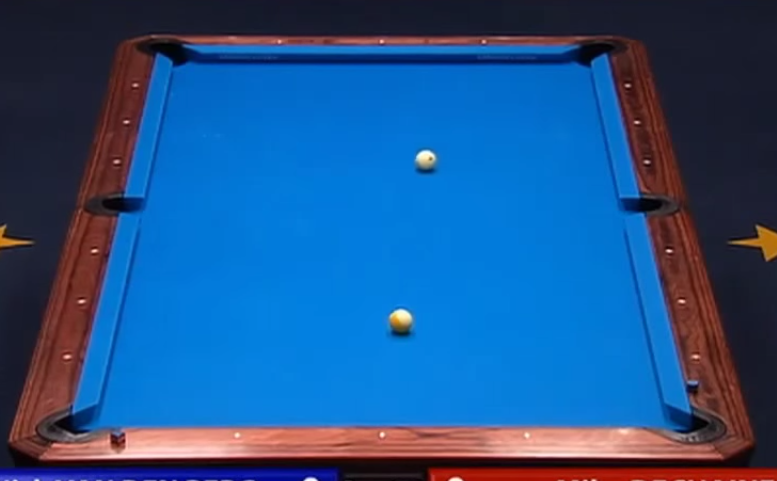
#> input picture img/pool_crop_2.png, 777 x 481 px
$ python PoolTable.py   (Python 2 division)   (older library calls are emulated)
#> lines starting #> are read from the running program, lines starting #| are printed output that depends on the picture; after the words box and inside, x2 and y2 are one past the last pixel; in counts of white or black regions, pixels touching at a corner belong together
### Indexer.py
# -*- coding: utf-8 -*-
"""
Created on Sun Jul 12 21:33:56 2015

@author: Stuart Grieve
"""

def get_index_of_min(Data_List):
    """
    Return as list of the indexes of the minmum values in a 1D array of data

    SWDG May 2015
    """
    import numpy as np

    #make sure data is in a standard list, not a numpy array
    if (type(Data_List).__module__ == np.__name__):
        Data_List = list(Data_List)

    #return a list of the indexes of the minimum values. Important if there is >1 minimum
    return [i for i,x in enumerate(Data_List) if x == min(Data_List)]


def get_index_of_max(Data_List):
    """
    Return as list of the indexes of the maximum values in a 1D array of data

    SWDG May 2015
    """
    import numpy as np

    #make sure data is in a standard list, not a numpy array
    if (type(Data_List).__module__ == np.__name__):
        Data_List = list(Data_List)

    #return a list of the indexes of the max values. Important if there is >1 maximum
    return [i for i,x in enumerate(Data_List) if x == max(Data_List)]

### PoolTable.py
# -*- coding: utf-8 -*-
"""
Created on Sun Jul 12 21:32:26 2015

@author: Stuart Grieve
"""

import cv2
import numpy as np
import matplotlib.pyplot as plt
import Indexer

def Test():

    img = LoadImage('img/pool_crop_2.png')

    hsv = ToHSV(img)

    lower_color, upper_color = GetClothColor(hsv)

    contours = GetContours(hsv, lower_color, upper_color,7)

    TableContour = MaskTableBed(contours)

    warp = TransformToOverhead(img,TableContour)

    #Now the table is cropped and warped, lets find the balls
    hsv = ToHSV(warp)

    lower_color, upper_color = GetClothColor(hsv)

    contours = GetContours(hsv, lower_color, upper_color,17)

    BallData = FindTheBalls(warp, contours)
    print lower_color
    CueBall(BallData)

def CueBall(BallData):

    data = BallData[1][2]


    #this mask does not reflect the boundary between data and nodata.
    mask = cv2.inRange(data, (0,0,10), (180,255,255))

# [5 lines of commented-out code are left out]


    hist = cv2.calcHist([data], [0], mask, [180], [0, 180])

    plt.plot(hist)
    plt.show()

    hist = cv2.calcHist([data], [1], mask, [256], [0, 256])

    plt.plot(hist)
    plt.show()

    hist = cv2.calcHist([data], [2], mask, [256], [0, 256])

    plt.plot(hist)
    plt.show()


def LoadImage(filename):
    """
    Loads an image file
    """
#> called with filename = 'img/pool_crop_2.png'
    #img is loaded in bgr colorspace
    return cv2.imread(filename)
#> returned value is the input picture: shape (481, 777, 3); mean B, G, R 138.7, 84.2, 34.8

def ToHSV(img):
    """
    Convert an image from BGR to HSV colorspace
    """
    return cv2.cvtColor(img.copy(), cv2.COLOR_BGR2HSV)
#> returned value: shape (481, 777, 3); mean H, S, V 94.6, 193.3, 151.6


def GetClothColor(hsv,search_width=45):
    """
    Find the most common HSV values in the image.
    In a well lit image, this will be the cloth
    """
#> called with search_width = 45

    hist = cv2.calcHist([hsv], [1], None, [180], [0, 180])
#> hist = 180 values, max 12784 at index 113, min 0 at index 1, mean 863.4
    h_max = Indexer.get_index_of_max(hist)[0]
#> in get_index_of_max, `Data_List = list(Data_List)`: Data_List = 180 items, first 6: [6], [0], [0], [0], [1], [3]
#> h_max = 113

    hist = cv2.calcHist([hsv], [1], None, [256], [0, 256])
#> hist = 256 values, max 44848 at index 254, min 0 at index 1, mean 1459.9
    s_max = Indexer.get_index_of_max(hist)[0]
#> s_max = 254

    hist = cv2.calcHist([hsv], [2], None, [256], [0, 256])
#> hist = 256 values, max 16564 at index 220, min 0 at index 1, mean 1459.9
    v_max = Indexer.get_index_of_max(hist)[0]
#> v_max = 220

    # define range of blue color in HSV
    lower_color = np.array([h_max-search_width,s_max-search_width,v_max-search_width])
#> lower_color = [68, 209, 175]
    upper_color = np.array([h_max+search_width,s_max+search_width,v_max+search_width])
#> upper_color = [158, 299, 265]
#> in Test, `lower_color, upper_color = GetClothColor(hsv)`: lower_color = [68, 209, 175]; upper_color = [158, 299, 265]
#> in GetContours, `mask = cv2.inRange(hsv, lower_color, upper_color)`:
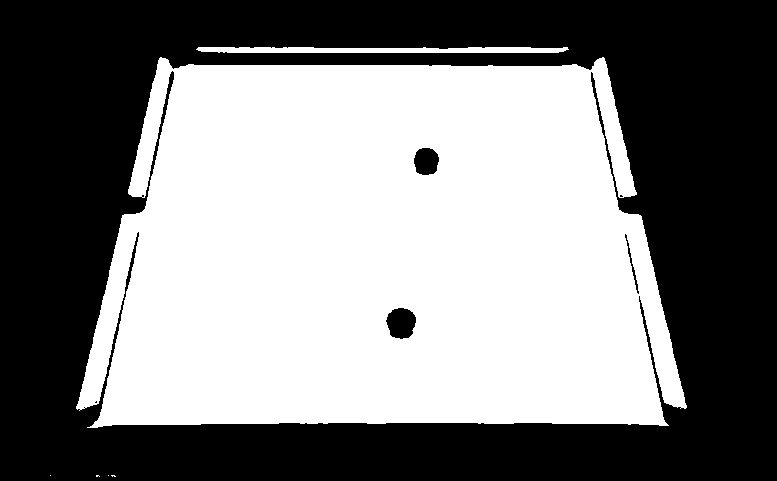
#> mask: shape (481, 777); 50.5% white; 6 black regions (2 under 20 px), largest, box (x1, y1, x2, y2) and area: (0, 0, 777, 481) 183481, (386, 308, 416, 339) 711, (414, 148, 439, 175) 548, (625, 234, 639, 294) 113
#> in GetContours, `median = cv2.medianBlur(mask,filter_radius)`: median: shape (481, 777); 50.9% white; 6 black regions (2 under 20 px)
#> in GetContours, `_, contours, _ = cv2.findContours(median,cv2.RETR_TREE,cv2.CHAIN_APPRO..`: contours = 7 contours, 2 with area under 20; largest, box (x1, y1, x2, y2) and area: (77, 58, 686, 428) 188676, (199, 47, 565, 53) 1578, (386, 307, 417, 339) 738, (413, 147, 440, 176) 572, (167, 74, 175, 91) 76

    return lower_color, upper_color


def MaskTableBed(contours):
    """
    Mask out the table bed, assuming that it will be the biggest contour.
    """

    #The largest area should be the table bed
    areas = []
    for c in contours:
        areas.append(cv2.contourArea(c))
#> this loop made 7 passes
#> after the loop, areas = [188675.5, 738, 18, 572.5, 10, 76.5, 1578]

    #return the contour that delineates the table bed
    largest_contour = Indexer.get_index_of_max(areas)
#> largest_contour = [0]
#> in Test, `TableContour = MaskTableBed(contours)`: TableContour = contour of 489 points, box (x1, y1, x2, y2) (77, 58, 686, 428), area 188676
    return contours[largest_contour[0]]

def distbetween(x1,y1,x2,y2):
    """
    Compute the distance between points (x1,y1) and (x2,y2)
    """

    return np.sqrt((x2-x1)*(x2-x1)+(y2-y1)*(y2-y1))

def Get_UL_Coord(contour,pad=10):
    """
    Get the upper left coordinate of the contour.
    """
#> called with contour = array of shape (489, 1, 2), pad = 10
    dists = []
    for c in contour:
        dists.append(distbetween(c[0][0],c[0][1],0,0))
#> this loop made 489 passes
#> c on passes 1 to 3: [[161, 58]], [[160, 59]], [[159, 59]]
#> after the loop, dists = 489 values, max 796.3 at index 267, min 169.4 at index 4, mean 485.8
#> in TransformToOverhead, `UL = Get_UL_Coord(contour)`: UL = (148, 51)

    return (contour[Indexer.get_index_of_min(dists)[0]][0][0]-pad,contour[Indexer.get_index_of_min(dists)[0]][0][1]-pad)

def Get_UR_Coord(contour,imgXmax, pad=10):
    """
    Get the upper right coordinate of the contour.
    """
#> called with contour = array of shape (489, 1, 2), imgXmax = 777, pad = 10
    dists = []
    for c in contour:
        dists.append(distbetween(c[0][0],c[0][1],imgXmax,0))
#> after the loop, dists = 489 values, max 809.7 at index 177, min 182.5 at index 436, mean 506.5
#> in TransformToOverhead, `UR = Get_UR_Coord(contour,width)`: UR = (615, 51)

    return (contour[Indexer.get_index_of_min(dists)[0]][0][0]+pad,contour[Indexer.get_index_of_min(dists)[0]][0][1]-pad)

def Get_LL_Coord(contour,imgYmax, pad=10):
    """
    Get the lower left coordinate of the contour.
    """
#> called with contour = array of shape (489, 1, 2), imgYmax = 481, pad = 10
    dists = []
    for c in contour:
        dists.append(distbetween(c[0][0],c[0][1],0,imgYmax))
#> after the loop, dists = 489 values, max 736.5 at index 436, min 106.8 at index 177, mean 471.8
#> in TransformToOverhead, `LL = Get_LL_Coord(contour,height)`: LL = (67, 417)

    return (contour[Indexer.get_index_of_min(dists)[0]][0][0]-pad,contour[Indexer.get_index_of_min(dists)[0]][0][1]+pad)

def Get_LR_Coord(contour,imgXmax,imgYmax, pad=10):
    """
    Get the lower right coordinate of the contour.
    """
#> called with contour = array of shape (489, 1, 2), imgXmax = 777, imgYmax = 481, pad = 10
    dists = []
    for c in contour:
        dists.append(distbetween(c[0][0],c[0][1],imgXmax,imgYmax))
#> after the loop, dists = 489 values, max 748.3 at index 2, min 118.7 at index 267, mean 499.6

    return (contour[Indexer.get_index_of_min(dists)[0]][0][0]+pad,contour[Indexer.get_index_of_min(dists)[0]][0][1]+pad)

def TransformToOverhead(img,contour):
    """
    Get the corner coordinates of the table bed by finding the minumum
    distance to the corners of the image for each point in the contour.

    Transform code is built upon code from: http://www.pyimagesearch.com/2014/05/05/building-pokedex-python-opencv-perspective-warping-step-5-6/
    """

    #get dimensions of image
    height, width, channels = img.shape

    #find the 4 corners of the table bed
    UL = Get_UL_Coord(contour)
    UR = Get_UR_Coord(contour,width)
    LL = Get_LL_Coord(contour,height)
    LR = Get_LR_Coord(contour,width,height)
#> LR = (695, 416)

    #store the coordinates in a numpy array
    rect = np.zeros((4, 2), dtype = "float32")
    rect[0]= [UL[0],UL[1]]
    rect[1]= [UR[0],UR[1]]
    rect[2]= [LR[0],LR[1]]
    rect[3]= [LL[0],LL[1]]

    #get the width at the bottom and top of the image
    widthA = distbetween(LL[0],LL[1],LR[0],LR[1])
#> widthA = 628
    widthB = distbetween(UL[0],UL[1],UR[0],UR[1])
#> widthB = 467

    #choose the maximum width
    maxWidth = max(int(widthA), int(widthB))
#> maxWidth = 628
    maxHeight  = (maxWidth*2) #pool tables are twice as long as they are wide
#> maxHeight = 1256

    # construct our destination points which will be used to
    # map the image to a top-down, "birds eye" view
    dst = np.array([
    	[0, 0],
    	[maxWidth - 1, 0],
    	[maxWidth - 1, maxHeight - 1],
    	[0, maxHeight - 1]], dtype = "float32")
#> dst = [[0, 0], [627, 0], [627, 1255], [0, 1255]]

    # calculate the perspective transform matrix and warp
    # the perspective to grab the screen
    M = cv2.getPerspectiveTransform(rect, dst)
#> M = [[1.41, 0.311, -224], [-4.91e-16, 4.84, -247], [-4.57e-06, 0.000989, 1]]
    warp = cv2.warpPerspective(img, M, (maxWidth, maxHeight))
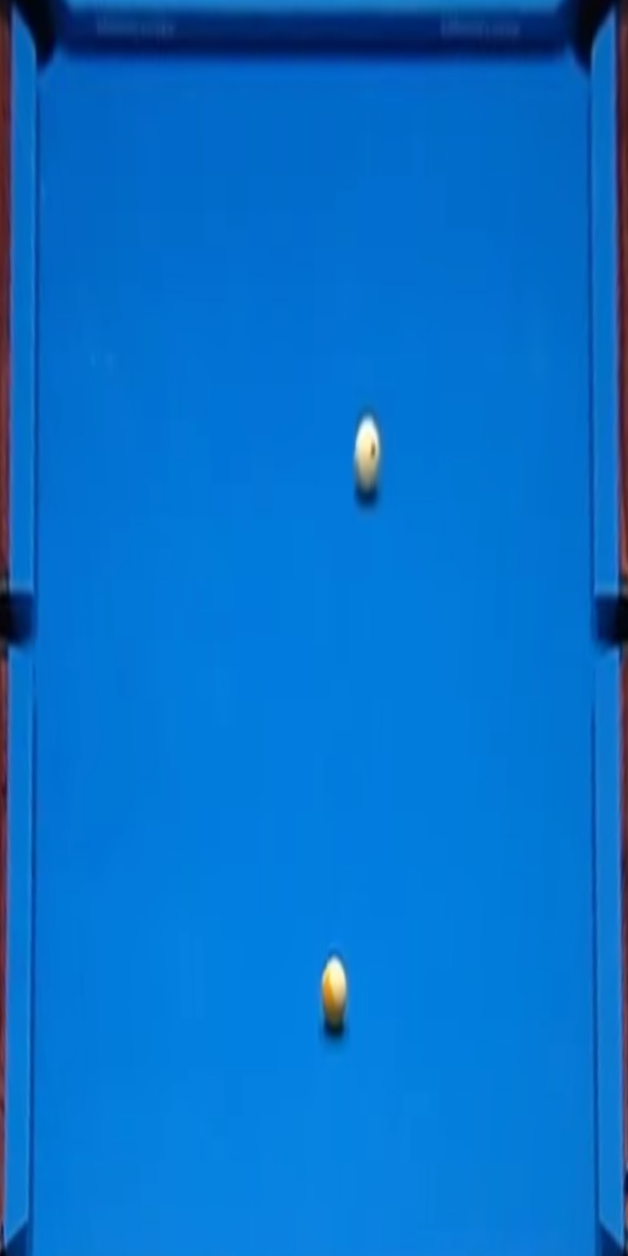
#> warp: shape (1256, 628, 3); mean B, G, R 202.6, 112.4, 6.7
#> in ToHSV (call 2), `return cv2.cvtColor(img.copy(), cv2.COLOR_BGR2HSV)`: returned value: shape (1256, 628, 3); mean H, S, V 104.5, 245.6, 203.3
#> in Test, `lower_color, upper_color = GetClothColor(hsv)`: lower_color = [84, 209, 175]; upper_color = [174, 299, 265]
#> call 2 of GetContours, with lower_color = array of shape (3,), upper_color = array of shape (3,), filter_radius = 17
#> in GetContours (call 2), `mask = cv2.inRange(hsv, lower_color, upper_color)`: mask: shape (1256, 628); 89.9% white; 7 black regions (3 under 20 px), largest, box (x1, y1, x2, y2) and area: (0, 0, 628, 1256) 74832, (353, 409, 383, 510) 2510, (319, 954, 350, 1044) 2222, (592, 724, 596, 912) 360
#> in GetContours (call 2), `median = cv2.medianBlur(mask,filter_radius)`:
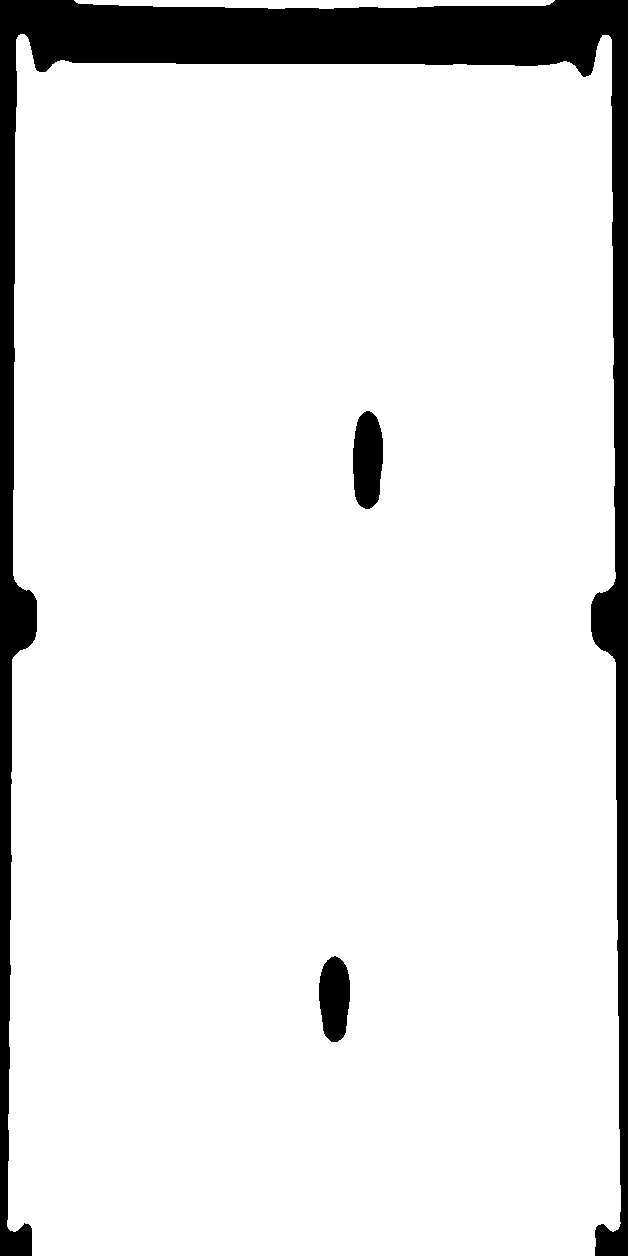
#> median: shape (1256, 628); 90.6% white; 3 black regions
#> in GetContours (call 2), `_, contours, _ = cv2.findContours(median,cv2.RETR_TREE,cv2.CHAIN_APPRO..`: contours = 4 contours; box (x1, y1, x2, y2) and area: (7, 34, 621, 1256) 714094, (74, 0, 555, 9) 2799, (352, 410, 384, 510) 2518, (318, 955, 351, 1043) 2218

    return warp

def GetContours(hsv, lower_color, upper_color,filter_radius):
    """
    Returns the contours generated from the given color range
    """

    # Threshold the HSV image to get only cloth colors
    mask = cv2.inRange(hsv, lower_color, upper_color)

    #use a median filter to get rid of speckle noise
    median = cv2.medianBlur(mask,filter_radius)

    #get the contours of the filtered mask
    #this modifies median in place!
    _, contours, _ = cv2.findContours(median,cv2.RETR_TREE,cv2.CHAIN_APPROX_SIMPLE)

    return contours

def FindTheBalls(img, contours, similarity_threshold=5):
    """
    Find and circle all of the balls on the table.

    Currently struggles with balls on the rail. Not yet tested on clusters.

    Returns a three-tuple containing a tuple of x,y coords, a radius and the masked
    out area of the image. Needs to be made into a ball object.
    """
#> called with similarity_threshold = 5

    #dimensions of image
    height,width, channels = img.shape
#> height = 1256; width = 628; channels = 3

    #compare the difference in area of a min bounding circle and the cotour area
    diffs = []
    indexes = []

    for i,contour in enumerate(contours):
        contourArea = cv2.contourArea(contour)
        (x,y),radius = cv2.minEnclosingCircle(contour)

        circleArea = 3.141 * (radius**2)
        diffs.append(abs(circleArea-contourArea))
        indexes.append(i)
#> this loop made 4 passes
#> (contourArea, x, y, radius, circleArea) on passes 1 to 4: (714094.5, 313, 641.7, 674.6, 1429540.9), (2217.5, 334, 998.5, 43.56, 5959.3), (2518, 367, 459.5, 49.54, 7708.8), (2799, 314, 0, 240, 180921.8)
#> after the loop, diffs = [715446.4, 3741.8, 5190.8, 178122.8]; indexes = [0, 1, 2, 3]

    sorted_data = sorted(zip(diffs,indexes))
#> sorted_data = [(3741.8, 1), (5190.8, 2), (178122.8, 3), (715446.4, 0)]

    diffs = [x[0] for x in sorted_data]
#> diffs = [3741.8, 5190.8, 178122.8, 715446.4]
    indexes = [x[1] for x in sorted_data]
#> indexes = [1, 2, 3, 0]

    #list of center coords as tuples
    centers = []
    radii = []
    masks = []
    for i,d in zip(indexes,diffs):
        #if the contour is a similar shape to the circle it is likely to be a ball.
        if (d < diffs[0] * similarity_threshold):
            (x,y),radius = cv2.minEnclosingCircle(contours[i])

            center = (int(x),int(y))
            radius = int(radius)
            #remove .copy() to display a circle round each ball
            cv2.circle(img.copy(),center,radius,(0,0,255),2)
            centers.append(center)
            radii.append(radius)

            circle_img = np.zeros((height,width), np.uint8)
            cv2.circle(circle_img,center,radius,1,thickness=-1)
            masked_data = cv2.bitwise_and(img, img, mask=circle_img)
            masks.append(masked_data)
#> this loop made 4 passes
#> (i, d, x, y, radius, center) on passes 1 to 2: (1, 3741.8, 334, 998.5, 43, (334, 998)), (2, 5190.8, 367, 459.5, 49, (367, 459))
#> (i, d) on passes 3 to 4: (3, 178122.8), (0, 715446.4)
#> pass 1, in FindTheBalls, `masked_data = cv2.bitwise_and(img, img, mask=circle_img)`:
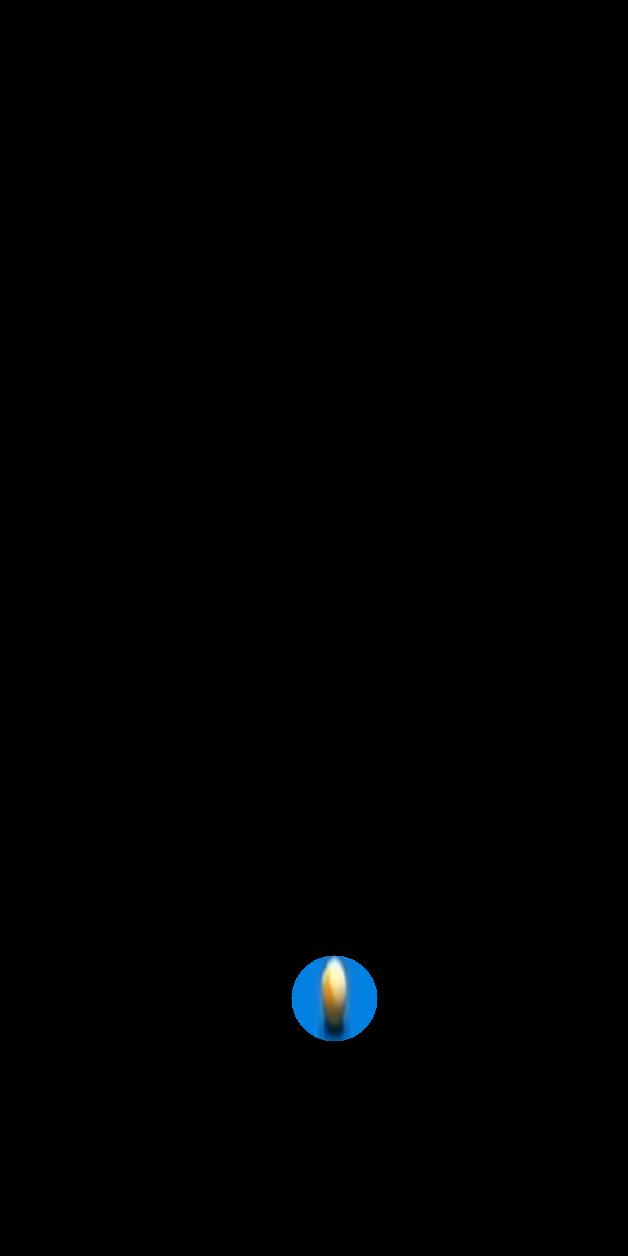
#> masked_data: shape (1256, 628, 3); mean B, G, R 1.4, 1, 0.4
#> after the loop:
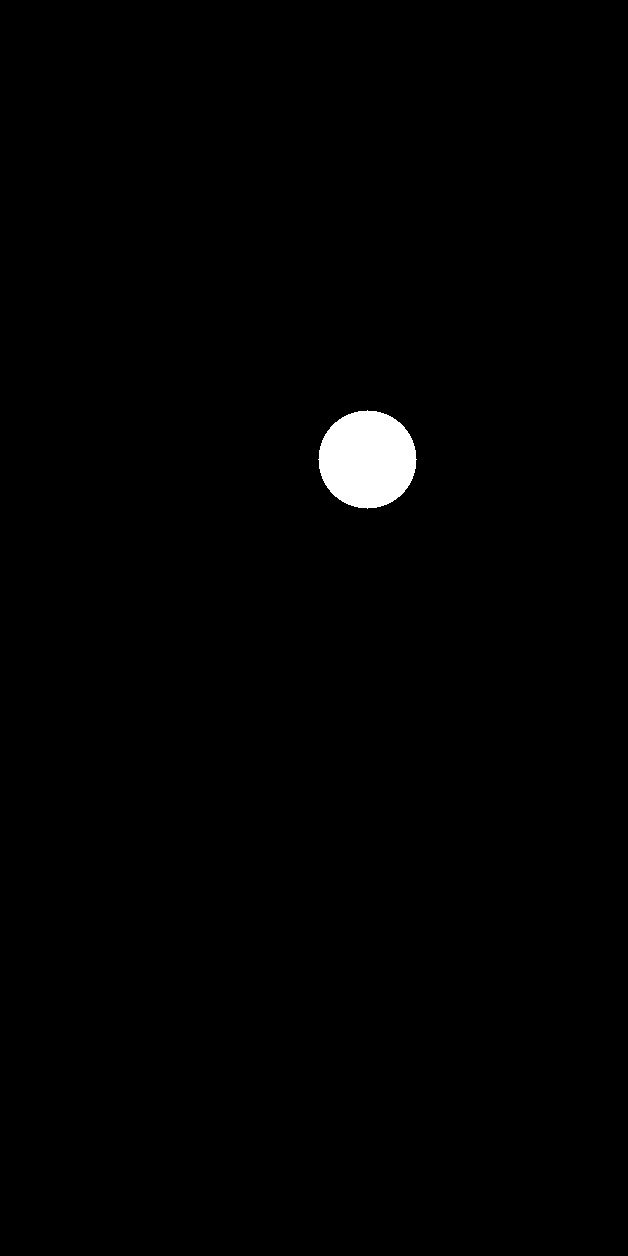
#> circle_img: shape (1256, 628); values 0 (black) and 1 (white), 0.95% white; 1 white region, box (x1, y1, x2, y2) and area: (318, 410, 417, 509) 7525
#> after the loop, centers = [(334, 998), (367, 459)]; masks = 2 items; radii = [43, 49]


    return zip(centers,radii,masks)


Test()
#> in Test, `BallData = FindTheBalls(warp, contours)`: BallData = 2 items
#| [ 84 209 175]
#> in CueBall, `mask = cv2.inRange(data, (0,0,10), (180,255,255))`: mask: shape (1256, 628); 0.18% white; 1 white region, box (x1, y1, x2, y2) and area: (353, 410, 383, 494) 1448
#> in CueBall, `hist = cv2.calcHist([data], [0], mask, [180], [0, 180])`: hist = 180 values, max 45 at index 167, min 0 at index 0, mean 7.91
#> in CueBall, `hist = cv2.calcHist([data], [1], mask, [256], [0, 256])`: hist = 256 values, max 34 at index 115, min 0 at index 0, mean 5.66
#> in CueBall, `plt.show()`:
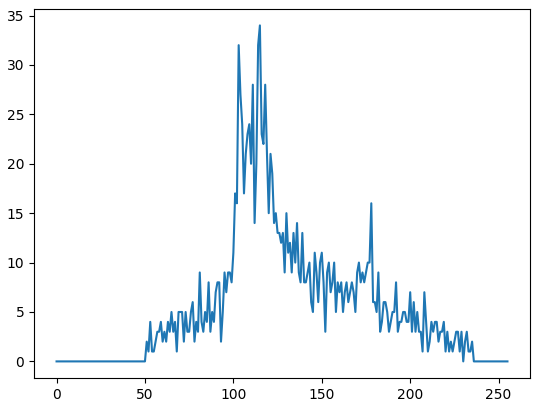
#> figure drawn by matplotlib, 1 panel; curve peaks at x = 115, y = 34
#> in CueBall, `hist = cv2.calcHist([data], [2], mask, [256], [0, 256])`: hist = 256 values, max 17 at index 41, min 0 at index 0, mean 5.66
#> in CueBall, `plt.show()`:
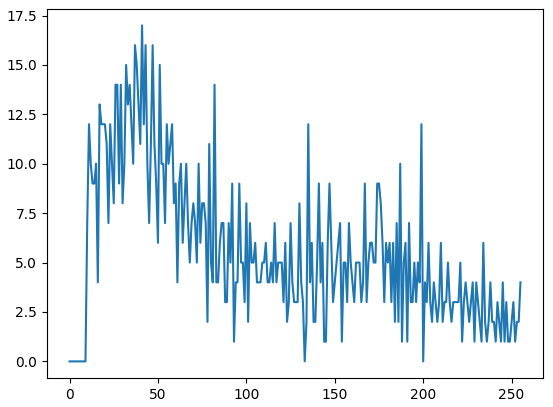
#> figure drawn by matplotlib, 1 panel; curve peaks at x = 41, y = 17
